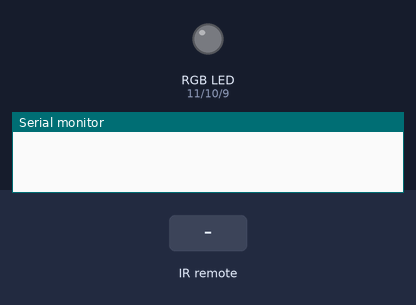
Recording of a sketch running on a simulated Arduino Uno, built with avr-gcc and run on an emulated ATmega328P. Shown: an RGB LED mixed from three pins (HIGH = lit), the last lines printed to the serial monitor. The test bench sets the inputs (shaded band).

Above: at 1.2 s.
1.3 s: infrared code 0xFF30CF received
At 2.3 s:
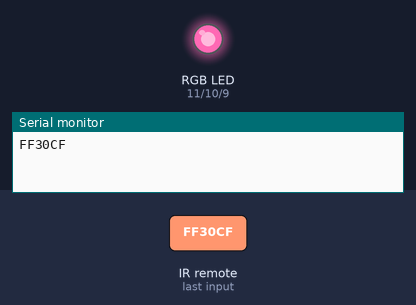
2.8 s: infrared code 0xFF18E7 received
At 3.5 s:
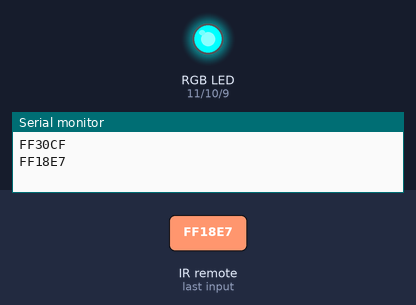
4.3 s: infrared code 0xFF7A85 received
At 4.6 s:
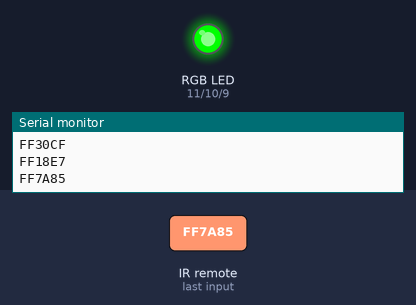
Timing chart, 0 to 7.3 s (numbered marks = the images above; inputs shaded):
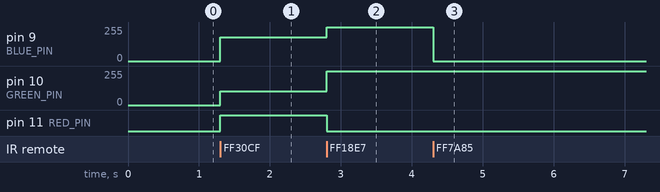

Measured:
- after the input at 1.3 s, pin 9 (BLUE_PIN): 0/255 → 180/255 at once; pin 10 (GREEN_PIN): 0/255 → 105/255 at once; pin 11 (RED_PIN): LOW → HIGH at once
- after the input at 2.8 s, pin 9 (BLUE_PIN): 180/255 → 255/255 at once; pin 10 (GREEN_PIN): 105/255 → 255/255 at once; pin 11 (RED_PIN): HIGH → LOW at once
- after the input at 4.3 s, pin 9 (BLUE_PIN): 255/255 → 0/255 at once

The sketch:

ir_remote.ino
```cpp
#include <IRremote.h>

const int RED_PIN = 11;
const int GREEN_PIN = 10;
const int BLUE_PIN = 9;
unsigned long lastValue = 0;

IRrecv irrecv(12);
decode_results results;

void setup() {
  // put your setup code here, to run once:
  irrecv.enableIRIn();
  pinMode(RED_PIN, OUTPUT);
  pinMode(GREEN_PIN, OUTPUT);
  pinMode(BLUE_PIN, OUTPUT);

  Serial.begin(9600);
}

void printRGB(int red, int green, int blue)
{
  analogWrite(RED_PIN, red);
  analogWrite(GREEN_PIN, green);
  analogWrite(BLUE_PIN, blue);
}

void loop() {
  // put your main code here, to run repeatedly:
  if (irrecv.decode(&results)) {
    Serial.println(results.value, HEX);

    if (results.value == 0xFFFFFFFF)
    {
      results.value = lastValue;
    }

    if (results.value == 0xFF30CF) {
      printRGB(255, 105, 180);
    }
    else if (results.value == 0xFF18E7)
    {
      printRGB(0, 255, 255);
    }
    else if (results.value == 0xFF7A85)
    {
      printRGB(0, 255, 0);
    }
    else
    {
      printRGB(0, 0, 0);
    }

    delay(30);
    lastValue = results.value;
    irrecv.resume();
  }
}
```
